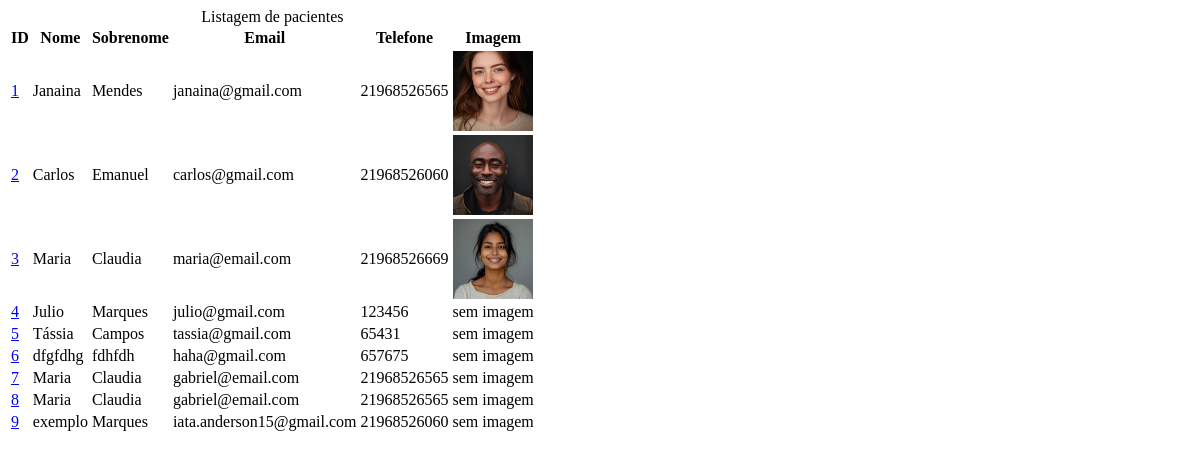
The app's page /pacientes/, older data.
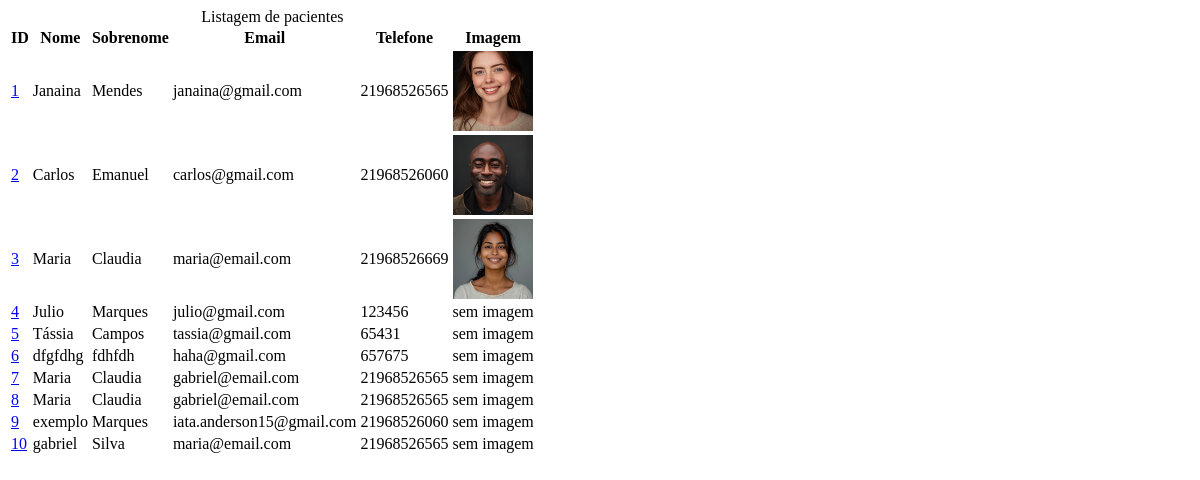
The same page, newer data.
### sistema/models.py (models this page shows, shortened)
class Paciente(models.Model):
    nome = models.CharField(max_length=50)
    sobrenome = models.CharField(max_length=50)
    email = models.EmailField()
    telefone = models.CharField(max_length=20)
    criacao_data = models.DateTimeField(default=timezone.now)
    mensagem = models.TextField(blank=True)
    ativo = models.BooleanField(default=True)
    imagem = models.ImageField(upload_to='img/%Y/%m/', blank=True)

### sistema/views/paciente_views.py (the view)
# urls.py: path('pacientes/', views.listarPacientes, name='pacientes'),
def listarPacientes(request):
    pacientes = Paciente.objects.all() # Variável pacientes está guardando todos os objetos da tabela Paciente.
    context = { # Declaração de um dict que possui a chave pacientes e o valor pacientes(variável criada acima).
        'pacientes': pacientes,
    }
    return render(
        request,
        'paciente/listar.html',
        context,
    )

### sistema/templates/paciente/listar.html (shortened to what this page needs)
{% block conteudo %}
<div class="responsive-table">
  <table class="pacientes-table">
    <caption class="table-caption">
      Listagem de pacientes
    </caption>
    <thead>
      <tr class="table-row table-row-header">
        <th class="table-header">ID</th>
        <th class="table-header">Nome</th>
        <th class="table-header">Sobrenome</th>
        <th class="table-header">Email</th>
        <th class="table-header">Telefone</th>
        <th class="table-header">Imagem</th>
      </tr>
    </thead>
    <tbody>
      {% for paciente in pacientes %}
      <tr class="table-row">
        <td class="table-cel"><a class="table-link" href="{% url 'sistema:perfil_paciente' paciente.id %}"> {{ paciente.id }} </a></td>
        <td class="table-cel"> {{ paciente.nome }} </td>
        <td class="table-cel"> {{ paciente.sobrenome }} </td>
        <td class="table-cel"> {{ paciente.email }} </td>
        <td class="table-cel"> {{ paciente.telefone }} </td>
        <td class="table-cel">
          {% if paciente.imagem %}
            <img src="{{ paciente.imagem.url }}" alt="Imagem do paciente" style="max-height: 80px;">
          {% else %}
            sem imagem
          {% endif %}
        </td>
      </tr>
      {% endfor %}
    </tbody>
  </table>
</div>
{% endblock conteudo %}

Row changes from the older to the newer data that the page shows:
added Paciente: id "10", nome "gabriel", sobrenome "Silva", email "maria@email.com", telefone "21968526565", imagem "sem imagem"
